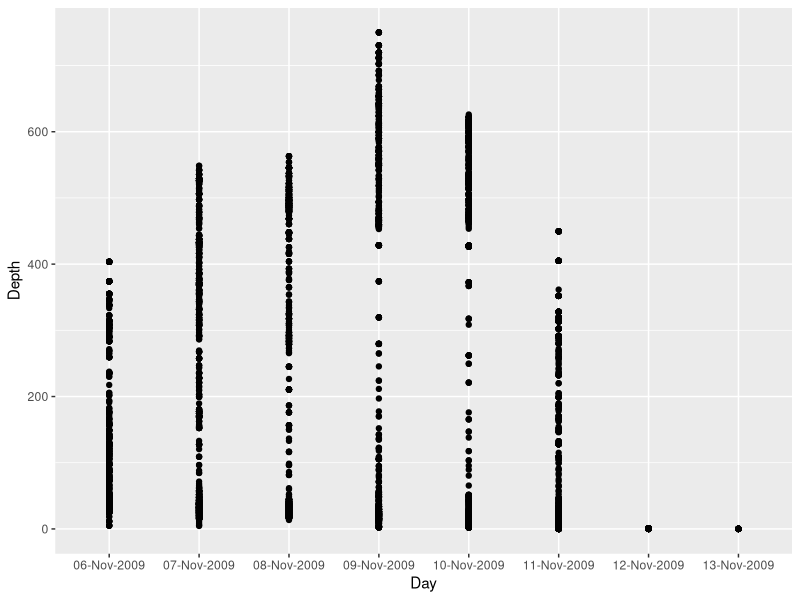

Reproduce this figure in R. (Note: this script raises an error after producing the figure.)
## ---- chunk 1
knitr::opts_chunk$set(echo = TRUE)
## ---- chunk 2
library(tidyverse)
library(lubridate)
## ---- chunk 3
d <- readr::read_csv('data/83052-Series.csv', skip = 3)

## little peek of first 6 rows (default)
head(d)

## little peek of last 10 rows 
tail(d, 10)

## quick stats: summary
summary(d)

## quick stats: structure
str(d)
## ---- chunk 4
ggplot(data = d) +
  geom_point(mapping = aes(x = Day, y = Depth))
## ---- chunk 5
ggplot(data = d) +
  geom_point(mapping = aes(x = dt, y = Depth, color = Temperature))
